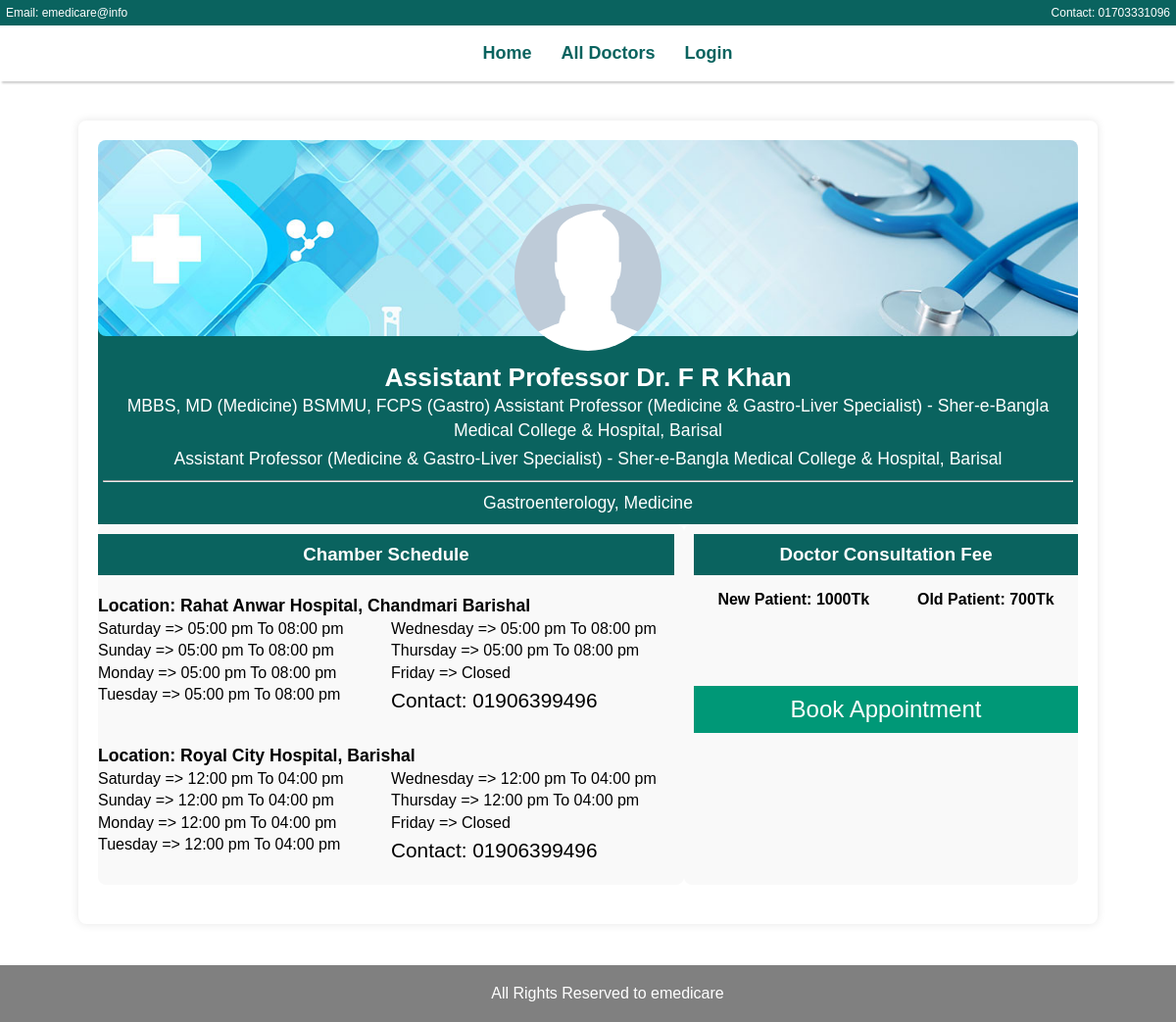
Page /DoctorLists/details.php?doctor_id=1 on the committed database.
### tables this page shows
CREATE TABLE `doctors` (
  `ID` int(11) NOT NULL,
  `name` varchar(50) NOT NULL,
  `degree` varchar(500) NOT NULL,
  `designation` varchar(500) NOT NULL,
  `speciality` varchar(200) NOT NULL,
  `gender` varchar(1) NOT NULL,
  `newCost` int(11) NOT NULL,
  `oldCost` int(11) NOT NULL,
  `email` varchar(30) NOT NULL
);

CREATE TABLE `chambers` (
  `ID` int(11) NOT NULL,
  `name` varchar(50) NOT NULL,
  `location` varchar(200) NOT NULL,
  `phone` varchar(11) NOT NULL
);

### DoctorLists/details.php (the view, shortened to what this page needs)
<?php
if(isset($_GET['doctor_id'])) {
  $doctorID = $_GET['doctor_id'];
  include('../Configure/config.php');
  $conn = new mysqli($servername, $username, $password, $dbname);
  $sql = "SELECT * FROM doctors WHERE ID = $doctorID";
  $result = $conn->query($sql);
  if ($result && $result->num_rows > 0) {
    $row = $result->fetch_assoc();
    $name = $row['name'];
    $degree = $row['degree'];
    $designation = $row['designation'];
    $speciality = $row['speciality'];
    $newCost = $row['newCost'];
    $oldCost = $row['oldCost'];
  }
  else {
    echo "Doctor ID not provided in the URL.";
  }
  $sql2 = "SELECT schedules FROM doctorInChambers WHERE doctorID = $doctorID";
  $result2 = $conn->query($sql2);
  $sql22 = "SELECT helpline FROM doctorInChambers WHERE doctorID = $doctorID";
  $contacts = $conn->query($sql22);
  if ($result2) {
    if ($result2->num_rows > 0) {
        $schedules = array();
        while ($row2 = $result2->fetch_assoc()) {
          $schedules[] = $row2['schedules'];
        }
    }
    else {
        $schedules = "No schedules found";
    }
  }
  else {
    $schedules = "Error executing query: " . $conn->error;
  }
  $sql3 = "SELECT name, location FROM chambers WHERE chambers.ID IN
  (SELECT chamberID FROM doctorInChambers WHERE doctorID = $doctorID)";
  $result3 = $conn->query($sql3);
}
?>
<!DOCTYPE html>
<html lang="en">
<head>
</head>
<body>
<?php include('../headerFooter/header.php'); ?>
<div class="container">
  <div class="doctor-header">
    <div class="doctor-image"></div>
  </div>
  <div class="doctor-details">
    <?php
      echo '<h2>' . $name . '</h2>';
      echo '<p>' . $degree . ' ' . $row['designation'] . '</p>';
      echo '<p>' . $designation . '</p>';
      echo '<hr>';
      echo '<p>' . $speciality . '</p>';
    ?>
  </div>
  <div class="details-section">
    <div class="left-section" style="padding-left: 0px;">
      <h3 class="heading">Chamber Schedule</h3>
      <div>
        <?php
          if (!empty($schedules)) {
            foreach ($schedules as $schedule) {
              $row3 = $result3->fetch_assoc();
              $contact = $contacts->fetch_assoc();
              $scheduleParts = explode(',', $schedule);
              echo '<div class="address">Location: ' . $row3['name'] . ', ' .$row3['location'] . '</div>';
              echo '<div class="schedule-container">';
                echo '<div class="left-schedule">';
                  echo '<p>' . $scheduleParts[0] . '</p>';
                  echo '<p>' . $scheduleParts[1] . '</p>';
                  echo '<p>' . $scheduleParts[2] . '</p>';
                  echo '<p>' . $scheduleParts[3] . '</p>';
                echo '</div>';
                echo '<div class="right-schedule">';
                  echo '<p>' . $scheduleParts[4] . '</p>';
                  echo '<p>' . $scheduleParts[5] . '</p>';
                  echo '<p>' . $scheduleParts[6] . '</p>';
                  echo '<p style="font-size:130%"> Contact: ' . $contact['helpline'] . '</p>';
                echo '</div>';
                echo '<br>';
              echo '</div>';
            }
          }
          else {
            echo "<p>No schedules found</p>";
          }
        ?>
      </div>
    </div>
    <div class="right-section" style="padding-right:0px">
      <h3 class="heading">Doctor Consultation Fee</h3>
      <?php
        echo '<p style="display: flex; justify-content: space-around; margin-bottom:20%;">';
        echo "<span style='font-weight:bold'>New Patient: " . $newCost . "Tk </span>";
        echo "<span style='font-weight:bold'>Old Patient: " . $oldCost . "Tk </span>";
        echo '</p>';
      ?>
      <div class="appointment-section">
      <a href="#" onclick="checkLogin(<?php echo $doctorID ?>)">Book Appointment</a>
      </div>
    </div>
  </div>
</div>
</body>
</html>

### headerFooter/header.php (shortened to what this page needs)
<!DOCTYPE html>
<html lang="en" dir="ltr">
<head>
</head>
<body>
<div class="headerAll">
    <header class="mini-header">
    <div class="mini-header-container">
        <span>Email: emedicare@info</span>
        <span>Contact: 01703331096</span>
    </div>
    </header>
    <header class="main-header">
    <div class="main-header-container">
        <nav class="navbar-header">
            <ul>
                <li><a href="../Home/index.php">Home</a></li>
                <li><a href="../DoctorLists/allDoctors.php">All Doctors</a></li>
                <?php
                    if(!isset($_SESSION['id'])) {
                        echo "<li><a href='../userAuthentication/index.php' id='loginBtn'>Login</a></li>";
                    }
                    else {
                        echo "<li><a href='../users/dashboard.php' id='loginBtn'>Dashboard</a></li>";
                    }
                ?>
            </ul>
        </nav>
    </div>
    </header>
</div>
<div class="footer">
    All Rights Reserved to emedicare
</div>
</body>
</html>

### headerFooter/header.php (style rules this page uses)
body { font-family: Arial, sans-serif; margin: 0; padding: 0; box-sizing: border-box; }
.headerAll { z-index: 1000; width: 100%; position: sticky; top: 0; }
.mini-header { background-color: #0a635f; color: white; padding: 6px; font-size: 12px; }
.mini-header-container { display: flex; justify-content: space-between; max-width: 1200px; margin: 0 auto; }
.main-header { background-color: white; border: 2px solid white; box-shadow: 0 4px 2px -2px rgba(0, 0, 0, 0.2); margin-bottom: 40px; }
.main-header-container { max-width: 900px; margin: 0 auto; }
.main-header-container nav { display: flex; justify-content: center; align-items: center; }
.main-header-container nav ul { display: flex; justify-content: center; align-items: center; }
.main-header .navbar-header ul { list-style-type: none; }
.main-header .navbar-header ul li { display: inline; padding: 0 15px; }
.main-header .navbar-header ul li a { color: #0a635f; font-size: large; font-weight: bold; text-decoration: none; transition: all 0.3s ease; }
.footer { width: 100%; background-color: gray; position: fixed; bottom: 0; padding: 20px; text-align: center; color: white; z-index: 1111; }

### rows in the picture
doctors: name "Assistant Professor Dr. F R Khan", degree "MBBS, MD (Medicine) BSMMU, FCPS (Gastro)", designation "Assistant Professor (Medicine & Gastro-Liver Specialist) - Sher-e-Bangla Medical College & Hospital, Barisal", speciality "Gastroenterology, Medicine", newCost "1000", oldCost "700"
chambers: name "Rahat Anwar Hospital", location "Chandmari Barishal"
chambers: name "Royal City Hospital", location "Barishal"

### other values in the picture
$scheduleParts[0] "Saturday => 05:00 pm To 08:00 pm"
$scheduleParts[1] "Sunday => 05:00 pm To 08:00 pm"
$scheduleParts[2] "Monday => 05:00 pm To 08:00 pm"
$scheduleParts[3] "Tuesday => 05:00 pm To 08:00 pm"
$scheduleParts[4] "Wednesday => 05:00 pm To 08:00 pm"
$scheduleParts[5] "Thursday => 05:00 pm To 08:00 pm"
$scheduleParts[6] "Friday => Closed"
$contact['helpline'] "01906399496"
$scheduleParts[0] "Saturday => 12:00 pm To 04:00 pm"
$scheduleParts[1] "Sunday => 12:00 pm To 04:00 pm"
$scheduleParts[2] "Monday => 12:00 pm To 04:00 pm"
$scheduleParts[3] "Tuesday => 12:00 pm To 04:00 pm"
$scheduleParts[4] "Wednesday => 12:00 pm To 04:00 pm"
$scheduleParts[5] "Thursday => 12:00 pm To 04:00 pm"
